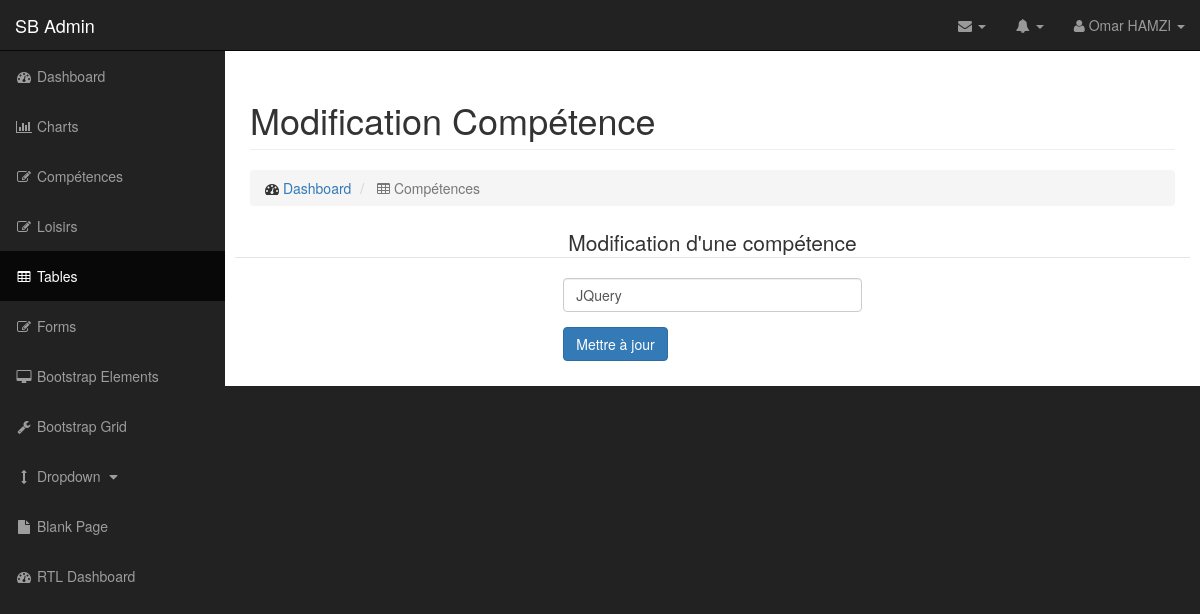
Page /admin/modif_competence.php?id_competence=3 on the committed database.
### tables this page shows
CREATE TABLE `t_utilisateurs` (
  `id_utilisateur` int(15) NOT NULL COMMENT 'identifiant utilisateur',
  `prenom` varchar(25) NOT NULL COMMENT 'prenom user ',
  `nom` varchar(25) NOT NULL COMMENT 'nom user',
  `email` varchar(25) NOT NULL COMMENT 'email user',
  `telephone` varchar(20) NOT NULL COMMENT 'telephone user',
  `mdp` varchar(15) NOT NULL COMMENT 'mot de passe',
  `pseudo` varchar(15) NOT NULL COMMENT 'pseudo user',
  `avatar` varchar(15) NOT NULL COMMENT 'image ou icone avatar',
  `age` int(5) NOT NULL COMMENT 'age user',
  `date_naissance` date NOT NULL COMMENT 'date de naissance ',
  `sexe` enum('Femme','Homme') NOT NULL COMMENT 'sexe user',
  `etat_civil` enum('M.','Mme') NOT NULL COMMENT 'etat civil user',
  `statut_marital` enum('Marié','Divorcé','Célébataire') NOT NULL,
  `adresse` text NOT NULL,
  `code_postal` int(5) NOT NULL,
  `ville` varchar(25) NOT NULL,
  `pays` varchar(25) NOT NULL
);

CREATE TABLE `t_competences` (
  `id_competence` int(11) NOT NULL,
  `competence` varchar(45) NOT NULL,
  `utilisateur_id` int(11) NOT NULL
);

### admin/modif_competence.php (the view, shortened to what this page needs)
<?php require '../connexion/connexion.php' ?>
<?php
$id_competence = $_GET['id_competence'];
$sql = $pdocv->query("SELECT * FROM t_competences WHERE id_competence = '$id_competence' ");
$ligne_competence = $sql->fetch();
?>
<!DOCTYPE html>
<html lang="fr">
<head>
<?php
$sql = $pdocv->query("SELECT * FROM t_utilisateurs WHERE id_utilisateur = '1' ");
$ligne_utilisateur = $sql->fetch();
?>
    <link href="css/bootstrap.min.css" rel="stylesheet">
    <link href="css/sb-admin.css" rel="stylesheet">
    <link href="font-awesome/css/font-awesome.min.css" rel="stylesheet" type="text/css">
</head>
<body>
    <div id="wrapper">
        <nav class="navbar navbar-inverse navbar-fixed-top" role="navigation">
            <div class="navbar-header">
                <a class="navbar-brand" href="index.php">SB Admin</a>
            </div>
            <ul class="nav navbar-right top-nav">
                <li class="dropdown">
                    <a href="#" class="dropdown-toggle" data-toggle="dropdown"><i class="fa fa-envelope"></i> <b class="caret"></b></a>
                </li>
                <li class="dropdown">
                    <a href="#" class="dropdown-toggle" data-toggle="dropdown"><i class="fa fa-bell"></i> <b class="caret"></b></a>
                </li>
                <li class="dropdown">
                    <a href="#" class="dropdown-toggle" data-toggle="dropdown"><i class="fa fa-user"></i> <?php echo $ligne_utilisateur['prenom'].' '.$ligne_utilisateur['nom'];?> <b class="caret"></b></a>
                </li>
            </ul>
            <div class="collapse navbar-collapse navbar-ex1-collapse">
                <ul class="nav navbar-nav side-nav">
                    <li>
                        <a href="index.php"><i class="fa fa-fw fa-dashboard"></i> Dashboard</a>
                    </li>
                    <li>
                        <a href="charts.php"><i class="fa fa-fw fa-bar-chart-o"></i> Charts</a>
                    </li>
                     <li>
                        <a href="competence.php"><i class="fa fa-fw fa-edit"></i> Compétences</a>
                    </li>
                     <li>
                        <a href="loisir.php"><i class="fa fa-fw fa-edit"></i> Loisirs</a>
                    </li>
                    <li class="active">
                        <a href="tables.php"><i class="fa fa-fw fa-table"></i> Tables</a>
                    </li>
                    <li>
                        <a href="forms.php"><i class="fa fa-fw fa-edit"></i> Forms</a>
                    </li>
                    <li>
                        <a href="bootstrap-elements.php"><i class="fa fa-fw fa-desktop"></i> Bootstrap Elements</a>
                    </li>
                    <li>
                        <a href="bootstrap-grid.php"><i class="fa fa-fw fa-wrench"></i> Bootstrap Grid</a>
                    </li>
                    <li>
                        <a href="javascript:;" data-toggle="collapse" data-target="#demo"><i class="fa fa-fw fa-arrows-v"></i> Dropdown <i class="fa fa-fw fa-caret-down"></i></a>
                    </li>
                    <li>
                        <a href="blank-page.php"><i class="fa fa-fw fa-file"></i> Blank Page</a>
                    </li>
                    <li>
                        <a href="index-rtl.php"><i class="fa fa-fw fa-dashboard"></i> RTL Dashboard</a>
                    </li>
                </ul>
            </div>
        </nav>
        <div id="page-wrapper">
            <div class="container-fluid">
                <div class="row">
                    <div class="col-lg-12">
                        <h1 class="page-header">Modification Compétence</h1>
                        <ol class="breadcrumb">
                            <li>
                                <i class="fa fa-dashboard"></i>  <a href="index.php">Dashboard</a>
                            </li>
                            <li class="active">
                                <i class="fa fa-table"></i> Compétences
                            </li>
                        </ol>
                    </div>
                </div>
                <div class="row">
                    <div class="col-lg-6">
                    </div>
                </div>
 <div class="row">
    <form class="form-horizontal" method="post" action="modif_competence.php">
    <fieldset>
    <legend style="text-align:center;"> Modification d'une compétence</legend>
    <div class="form-group">
      <label class="col-md-4 control-label" for="competence"></label>
      <div class="col-md-4">
      <input id="competence" name="competence" type="text"  class="form-control input-md" value="<?php echo $ligne_competence['competence']; ?>">
      </div>
    </div>
    <div class="form-group">
      <label class="col-md-4 control-label" for="button"></label>
      <div class="col-md-4">
        <input  type="submit" class="btn btn-primary" value="Mettre à jour">
    </div>
    </div>
    </fieldset>
    </form>
</div>
                        </div>
                    </div>
                </div>
</body>
</html>

### admin/css/sb-admin.css (style rules this page uses)
body { margin-top: 100px; background-color: #222; }
@media (min-width:768px) { body { margin-top: 50px; } }
#wrapper { padding-left: 0; }
#page-wrapper { width: 100%; padding: 0; background-color: #fff; }
@media (min-width:768px) { #wrapper { padding-left: 225px; } }
@media (min-width:768px) { #page-wrapper { padding: 10px; } }
.top-nav { padding: 0 15px; }
.top-nav>li { display: inline-block; float: left; }
.top-nav>li>a { padding-top: 15px; padding-bottom: 15px; line-height: 20px; color: #999; }
@media (min-width:768px) { .side-nav { position: fixed; top: 51px; left: 225px; width: 225px; margin-left: -225px; border: none; border-radius: 0; overflow-y: auto; background-color: #222; bottom: 0; overflow-x: hidden; padding-bottom: 40px; } }
@media (min-width:768px) { .side-nav>li>a { width: 225px; } }

### rows in the picture
t_utilisateurs: prenom "Omar", nom "HAMZI"
t_competences: competence "JQuery"
